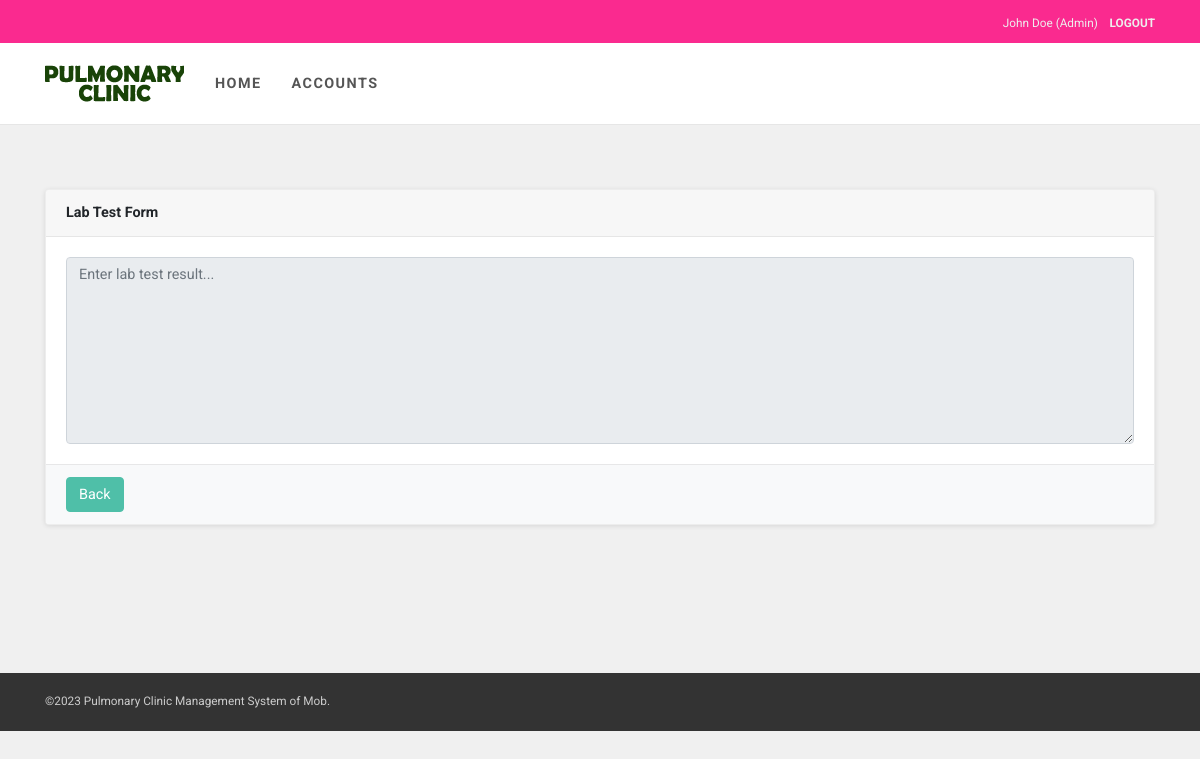
The app's page /pages/lab-test-detail.php?Id=3 (signed in), older data.
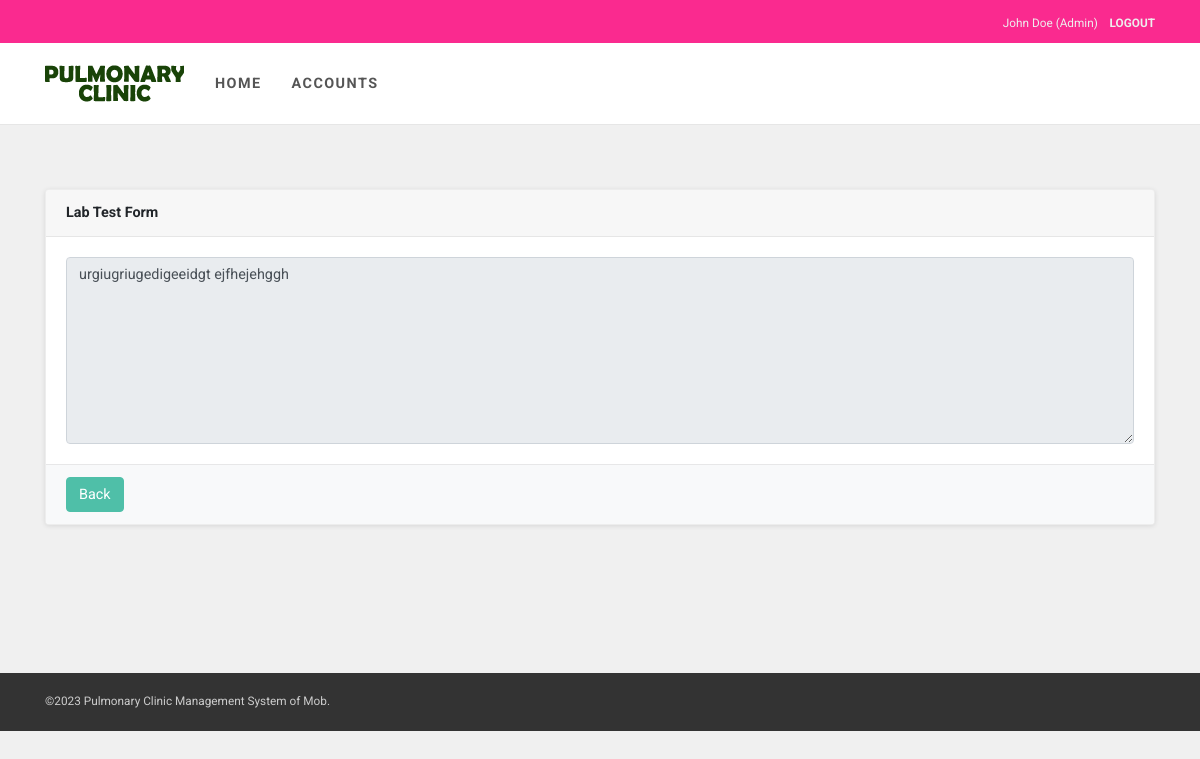
The same page, newer data.
### tables this page shows
CREATE TABLE `lab_test` (
  `Id` int(11) NOT NULL AUTO_INCREMENT,
  `appointmentId` int(11) DEFAULT NULL,
  `description` text,
  `dateAdded` date DEFAULT NULL,
  PRIMARY KEY (`Id`)
);

### config/Models.php (called while the page is built, shortened)
<?php
include "CRUD.php";
function lab_test() {
	$crud = new CRUD;
	$crud->table = "lab_test";
	return $crud;
}
?>

### config/CRUD.php (called while the page is built)
<?php class CRUD{var $table;var $obj=array();function arrayToQuery($query){$query_array=array();foreach($query as $key=>$key_value){if($key_value=="NOW()"){$query_array[]="$key=$key_value";}else{$query_array[]="$key='".htmlspecialchars($key_value,ENT_QUOTES)."'";}}return implode(', ',$query_array);}function list($query=""){$query=$query?"where ".$query:"";$db=Database::connect();$pdo=$db->prepare("select * from $this->table $query");$pdo->execute();$result=$pdo->fetchAll(PDO::FETCH_OBJ);Database::disconnect();return $result;}function count($query=""){$query=$query?"where ".$query:"";$db=Database::connect();$pdo=$db->prepare("select * from $this->table $query");$pdo->execute();Database::disconnect();return $pdo->rowCount();}function get($args){$db=Database::connect();$pdo=$db->prepare("select * from $this->table where $args");$pdo->execute();$result=$pdo->fetch(PDO::FETCH_OBJ);Database::disconnect();return $result;}function create(){$object=$this->arrayToQuery($this->obj);$db=Database::connect();$pdo=$db->prepare("insert into $this->table set $object");$pdo->execute();Database::disconnect();}function update($args){$object=$this->arrayToQuery($this->obj);$db=Database::connect();$pdo=$db->prepare("update $this->table set $object where $args");$pdo->execute();Database::disconnect();}function delete($args){$db=Database::connect();$pdo=$db->prepare("delete from $this->table where $args");$pdo->execute();Database::disconnect();}} ?>

### pages/lab-test-detail.php (the view, shortened to what this page needs)
<?php
$ROOT_DIR="../";
include $ROOT_DIR . "templates/header.php";
$Id = get_query_string("Id", "");
$lt = lab_test()->get("appointmentId=$Id");
?>
<div class="card mt-3">
  <div class="card-header">
    <b>Lab Test Form</b>
  </div>
  <div class="card-body">
    <div class="row">
          <div class="col-lg-12">
            <textarea name="description" class="form-control" placeholder="Enter lab test result..." rows="8" cols="80" disabled><?=$lt->description;?></textarea>
          </div>
    </div>
  </div>
  <div class="card-footer">
    <a href="patient-list.php?view=lab-test" class="btn btn-primary">Back</a>
  </div>
</div>
<?php include $ROOT_DIR . "templates/footer.php"; ?>

Row changes from the older to the newer data that the page shows:
added lab_test: description "urgiugriugedigeeidgt ejfhejehggh"
